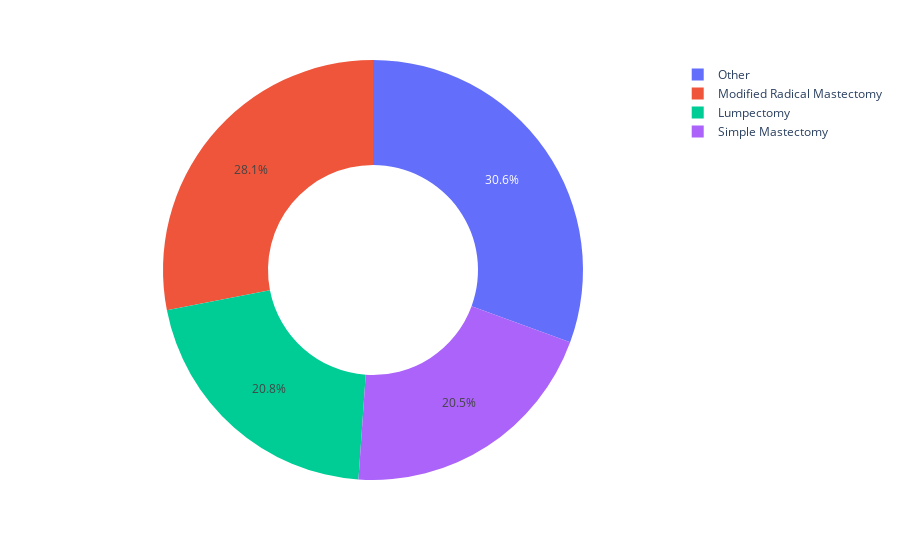

The notebook cell saved with this chart:
### Code cell
surgeries = df["Surgery_type"].value_counts()

values = surgeries.values
names = surgeries.index

fig = px.pie(df, values=values, names=names, hole=0.5)
fig.show()

### Figure 1 — Plotly figure (JSON) as saved in the notebook; plotly's stock layout.template omitted (floating-point values rounded to 4 significant figures)
{"data": [{"domain": {"x": [0, 1], "y": [0, 1]}, "hole": 0.5, "hovertemplate": "label=%{label}<br>value=%{value}<extra></extra>", "labels": ["Other", "Modified Radical Mastectomy", "Lumpectomy", "Simple Mastectomy"], "legendgroup": "", "name": "", "showlegend": true, "type": "pie", "values": [97, 89, 66, 65]}], "layout": {"legend": {"tracegroupgap": 0}, "margin": {"t": 60}}}
